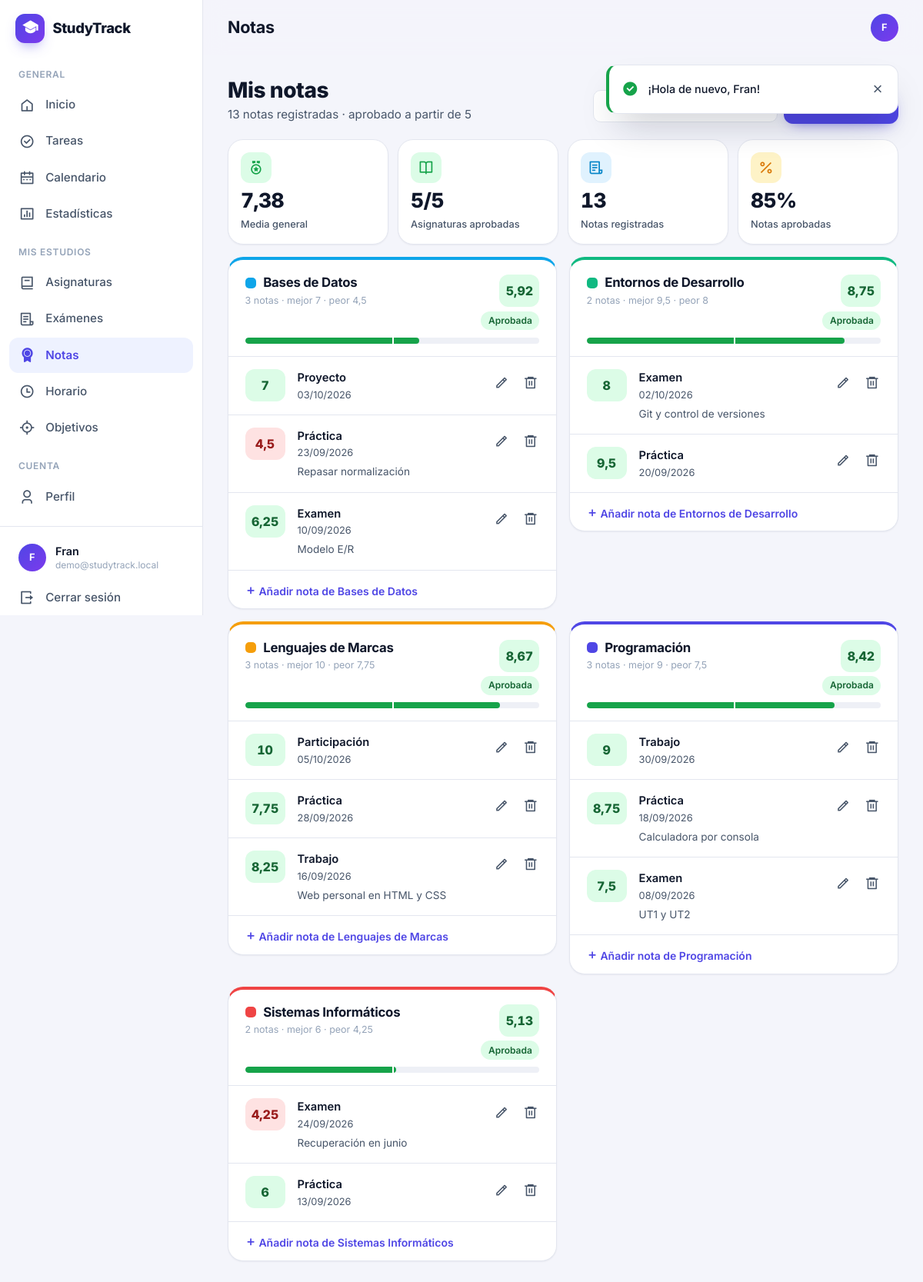
Screenshot of /grades.php (signed in) with the database file from the repository.
### tables this page shows
CREATE TABLE usuarios (
  id              INT UNSIGNED     NOT NULL AUTO_INCREMENT,
  nombre          VARCHAR(100)     NOT NULL,
  email           VARCHAR(150)     NOT NULL,
  password_hash   VARCHAR(255)     NOT NULL COMMENT 'Generado con password_hash()',
  curso           VARCHAR(100)     NULL     COMMENT 'Ej.: 1º DAW',
  centro          VARCHAR(150)     NULL     COMMENT 'Centro educativo',
  tema            ENUM('sistema','claro','oscuro') NOT NULL DEFAULT 'sistema',
  fecha_registro  DATETIME         NOT NULL DEFAULT CURRENT_TIMESTAMP,
  ultimo_acceso   DATETIME         NULL,
  PRIMARY KEY (id),
  UNIQUE KEY uk_usuarios_email (email)
);

CREATE TABLE asignaturas (
  id              INT UNSIGNED     NOT NULL AUTO_INCREMENT,
  usuario_id      INT UNSIGNED     NOT NULL,
  nombre          VARCHAR(100)     NOT NULL,
  descripcion     TEXT             NULL,
  profesor        VARCHAR(100)     NULL,
  curso           VARCHAR(50)      NULL,
  color           CHAR(7)          NOT NULL DEFAULT '#4F46E5' COMMENT 'Hexadecimal #RRGGBB',
  fecha_creacion  DATETIME         NOT NULL DEFAULT CURRENT_TIMESTAMP,
  PRIMARY KEY (id),
   
  UNIQUE KEY uk_asignaturas_usuario_nombre (usuario_id, nombre),
   
  UNIQUE KEY uk_asignaturas_id_usuario (id, usuario_id),
  CONSTRAINT fk_asignaturas_usuario
    FOREIGN KEY (usuario_id) REFERENCES usuarios (id)
    ON DELETE CASCADE
);

CREATE TABLE notas (
  id              INT UNSIGNED     NOT NULL AUTO_INCREMENT,
  usuario_id      INT UNSIGNED     NOT NULL,
  asignatura_id   INT UNSIGNED     NOT NULL,
  tipo            ENUM('examen','trabajo','practica','proyecto','participacion','otro') NOT NULL DEFAULT 'examen',
  nota            DECIMAL(4,2)     NOT NULL,
  fecha           DATE             NOT NULL,
  comentarios     TEXT             NULL,
  fecha_creacion  DATETIME         NOT NULL DEFAULT CURRENT_TIMESTAMP,
  PRIMARY KEY (id),
  KEY idx_notas_usuario_fecha (usuario_id, fecha),
  KEY idx_notas_asignatura_usuario (asignatura_id, usuario_id),
  CONSTRAINT chk_notas_rango CHECK (nota >= 0 AND nota <= 10),
  CONSTRAINT fk_notas_usuario
    FOREIGN KEY (usuario_id) REFERENCES usuarios (id)
    ON DELETE CASCADE,
  CONSTRAINT fk_notas_asignatura
    FOREIGN KEY (asignatura_id, usuario_id) REFERENCES asignaturas (id, usuario_id)
    ON DELETE CASCADE
);

### views/grades/index.php (the view, shortened to what the rows shown need)
<?php
$return       = $subjectId > 0 ? (string) $subjectId : '';
$editUrl      = static fn (array $grade): string => 'grades.php?action=edit&id=' . (int) $grade['id']
                                                  . ($subjectId > 0 ? '&asignatura=' . $subjectId : '');
?>
<header class="page-header">
  <div>
    <h2 class="page-header__title">Mis notas</h2>
  </div>
</header>
<?php if (!$averages): ?>
  <section class="card">
    <?php partial('empty', [
        'icon'        => 'ri-book-2-line',
        'title'       => 'Primero crea una asignatura',
        'text'        => 'Cada nota pertenece a una asignatura. Crea tus asignaturas y vuelve aquí.',
        'actionHref'  => 'subjects.php?action=new',
        'actionLabel' => 'Crear asignatura',
    ]); ?>
  </section>
<?php else: ?>
  <?php if ($groups): ?>
    <div class="grade-groups">
      <?php foreach ($groups as $group): ?>
        <?php
          $id     = (int) $group['id'];
          $isPass = grade_passed($group['media']);
        ?>
        <section class="card card--flush grade-group" style="--subject: <?= e(safe_color($group['color'])) ?>"
                 aria-labelledby="group-<?= $id ?>">
          <header class="grade-group__header">
            <div class="grade-group__heading">
              <h3 class="grade-group__name subject-title" id="group-<?= $id ?>">
                <span class="subject-title__mark" aria-hidden="true"></span>
                <a href="subjects.php?action=show&amp;id=<?= $id ?>"><?= e($group['nombre']) ?></a>
              </h3>
              <p class="grade-group__meta">
                <?= e(plural((int) $group['num_notas'], 'nota', 'notas')) ?> ·
                mejor <?= e(format_grade($group['mejor'])) ?> · peor <?= e(format_grade($group['peor'])) ?>
              </p>
            </div>
            <div class="grade-group__average">
              <span class="grade-pill grade-pill--<?= $isPass ? 'pass' : 'fail' ?>"><?= e(format_grade($group['media'])) ?></span>
              <span class="badge badge--<?= $isPass ? 'success' : 'danger' ?>"><?= $isPass ? 'Aprobada' : 'Suspensa' ?></span>
            </div>
          </header>
          <div class="grade-group__bar">
            <div class="progress progress--sm progress--mark" style="--mark: <?= PASS_MARK * 10 ?>%"
                 role="progressbar" aria-label="Media de <?= e($group['nombre']) ?>"
                 aria-valuemin="0" aria-valuemax="10" aria-valuenow="<?= round((float) $group['media'], 2) ?>">
              <div class="progress__bar progress__bar--<?= $isPass ? 'success' : 'danger' ?>"
                   style="--value: <?= round(min((float) $group['media'], 10) * 10, 1) ?>%"></div>
            </div>
          </div>
          <ul class="grade-list">
            <?php foreach ($group['notas'] as $grade): ?>
              <?php
                $gradePass = grade_passed($grade['nota']);
                $type      = GRADE_TYPES[$grade['tipo']] ?? $grade['tipo'];
              ?>
              <li class="grade-row">
                <span class="grade-pill grade-pill--<?= $gradePass ? 'pass' : 'fail' ?>">
                  <?= e(format_grade($grade['nota'])) ?>
                </span>
                <div class="grade-row__body">
                  <span class="grade-row__type"><?= e($type) ?></span>
                  <span class="grade-mini__meta"><?= e(format_date($grade['fecha'])) ?></span>
                  <?php if ($grade['comentarios']): ?>
                    <p class="grade-row__comment"><?= e(truncate($grade['comentarios'], 140)) ?></p>
                  <?php endif; ?>
                </div>
                <div class="grade-row__actions">
                  <a href="<?= e($editUrl($grade)) ?>" class="icon-btn icon-btn--sm"
                     aria-label="Editar la nota de <?= e(str_lower($type)) ?> del <?= e(format_date($grade['fecha'])) ?>" title="Editar">
                    <i class="ri-pencil-line" aria-hidden="true"></i>
                  </a>
                  <?php partial('delete', [
                      'action'   => 'grades.php',
                      'id'       => (int) $grade['id'],
                      'label'    => 'Eliminar la nota de ' . str_lower($type) . ' del ' . format_date($grade['fecha']),
                      'question' => '¿Eliminar el ' . format_grade($grade['nota']) . ' de ' . $group['nombre'] . '?',
                      'text'     => 'La media de la asignatura se recalculará. Esta acción no se puede deshacer.',
                      'return'   => $return,
                  ]); ?>
                </div>
              </li>
            <?php endforeach; ?>
          </ul>
          <footer class="grade-group__footer">
            <a href="grades.php?action=new&amp;asignatura=<?= $id ?>" class="card__link">
              <i class="ri-add-line" aria-hidden="true"></i> Añadir nota de <?= e($group['nombre']) ?>
            </a>
          </footer>
        </section>
      <?php endforeach; ?>
    </div>
  <?php endif; ?>
<?php endif; ?>

### includes/header.php (shortened to what the rows shown need)
<?php
$pageTitle = $pageTitle ?? APP_NAME;
$theme = $currentUser['tema'] ?? 'sistema';
?>
<!DOCTYPE html>
<html lang="es" data-theme="<?= e($theme) ?>">
<head>
  <link rel="stylesheet" href="<?= asset('assets/fonts/inter.css') ?>">
  <link rel="stylesheet" href="<?= asset('assets/vendor/remixicon/remixicon.css') ?>">
  <link rel="stylesheet" href="<?= asset('css/style.css') ?>">
  <link rel="stylesheet" href="<?= asset('css/responsive.css') ?>">
</head>
<body class="layout-<?= e($layout) ?>">
<?php if ($layout === 'app'): ?>
<div class="app">
  <?php require __DIR__ . '/navbar.php'; ?>
  <div class="app__main">
    <header class="topbar">
      <h1 class="topbar__title"><?= e($pageTitle) ?></h1>
      <div class="topbar__actions">
        <a href="profile.php" class="avatar avatar--sm" title="Mi perfil" aria-label="Mi perfil">
          <?= e(initials($currentUser['nombre'] ?? '')) ?>
        </a>
      </div>
    </header>
    <main class="content" id="main">
<?php endif; ?>

### includes/navbar.php (shortened to what the rows shown need)
<?php
$navSections = [
    'General' => [
        'dashboard'  => ['Inicio', 'ri-home-5'],
        'tasks'      => ['Tareas', 'ri-checkbox-circle'],
        'calendar'   => ['Calendario', 'ri-calendar-2'],
        'statistics' => ['Estadísticas', 'ri-bar-chart-box'],
    ],
    'Mis estudios' => [
        'subjects' => ['Asignaturas', 'ri-book-2'],
        'exams'    => ['Exámenes', 'ri-file-list-3'],
        'grades'   => ['Notas', 'ri-award'],
        'schedule' => ['Horario', 'ri-time'],
        'goals'    => ['Objetivos', 'ri-focus-3'],
    ],
    'Cuenta' => [
        'profile' => ['Perfil', 'ri-user-3'],
    ],
];
$bottomNav = ['dashboard', 'tasks', 'calendar', 'statistics'];
$activePage = current_page();
$navItems   = array_merge(...array_values($navSections));
?>
<aside class="sidebar" id="sidebar" aria-label="Menú principal">
  <div class="sidebar__header">
    <a href="dashboard.php" class="brand">
      <span class="brand__mark"><i class="ri-graduation-cap-fill" aria-hidden="true"></i></span>
      <span><?= e(APP_NAME) ?></span>
    </a>
  </div>
  <nav class="sidebar__nav">
    <?php foreach ($navSections as $sectionName => $items): ?>
      <p class="sidebar__section"><?= e($sectionName) ?></p>
      <?php foreach ($items as $page => [$label, $icon]): ?>
        <?php $isActive = $page === $activePage; ?>
        <a href="<?= e($page) ?>.php"
           class="sidebar__link<?= $isActive ? ' is-active' : '' ?>"
           <?= $isActive ? 'aria-current="page"' : '' ?>>
          <i class="<?= e($icon . ($isActive ? '-fill' : '-line')) ?>" aria-hidden="true"></i>
          <span><?= e($label) ?></span>
        </a>
      <?php endforeach; ?>
    <?php endforeach; ?>
  </nav>
  <div class="sidebar__footer">
    <a href="profile.php" class="sidebar__user">
      <span class="avatar avatar--sm"><?= e(initials($currentUser['nombre'] ?? '')) ?></span>
      <span class="sidebar__user-info">
        <span class="sidebar__user-name"><?= e($currentUser['nombre'] ?? '') ?></span>
        <span class="sidebar__user-email"><?= e($currentUser['email'] ?? '') ?></span>
      </span>
    </a>
    <form method="post" action="logout.php">
      <button type="submit" class="sidebar__link sidebar__logout">
        <i class="ri-logout-box-r-line" aria-hidden="true"></i>
        <span>Cerrar sesión</span>
      </button>
    </form>
  </div>
</aside>
  <?php foreach ($bottomNav as $page): ?>
    <?php [$label, $icon] = $navItems[$page]; ?>
  <?php endforeach; ?>

### views/partials/delete.php (shortened to what the rows shown need)
<?php
$text = $text ?? 'Esta acción no se puede deshacer.';
?>
<form method="post" action="<?= e($action) ?>" class="inline-form"
      data-confirm="<?= e($question) ?>" data-confirm-text="<?= e($text) ?>">
  <?php if (!empty($full)): ?>
    <button type="submit" class="btn btn--danger-soft">
      <i class="ri-delete-bin-6-line" aria-hidden="true"></i> <?= e($label) ?>
    </button>
  <?php else: ?>
    <button type="submit" class="icon-btn icon-btn--sm icon-btn--danger" aria-label="<?= e($label) ?>" title="<?= e($label) ?>">
      <i class="ri-delete-bin-6-line" aria-hidden="true"></i>
    </button>
  <?php endif; ?>
</form>

### rows the page displays
usuarios: nombre "F", nombre "Fran", email "demo@studytrack.local"
asignaturas: nombre "Bases de Datos", num_notas "3 notas", mejor "7", peor "4,5", media "5,92", min((float) $group['media'], 10) * 10 59.2 (drawn)
notas: nota "7", tipo "Proyecto", fecha "03/10/2026"
notas: nota "4,5", tipo "Práctica", fecha "23/09/2026", comentarios "Repasar normalización"
notas: nota "6,25", tipo "Examen", fecha "10/09/2026", comentarios "Modelo E/R"
asignaturas: nombre "Entornos de Desarrollo", num_notas "2 notas", mejor "9,5", peor "8", media "8,75", min((float) $group['media'], 10) * 10 87.5 (drawn)
notas: nota "8", tipo "Examen", fecha "02/10/2026", comentarios "Git y control de versiones"
notas: nota "9,5", tipo "Práctica", fecha "20/09/2026"
asignaturas: nombre "Lenguajes de Marcas", num_notas "3 notas", mejor "10", peor "7,75", media "8,67", min((float) $group['media'], 10) * 10 86.7 (drawn)
notas: nota "10", tipo "Participación", fecha "05/10/2026"
notas: nota "7,75", tipo "Práctica", fecha "28/09/2026"
notas: nota "8,25", tipo "Trabajo", fecha "16/09/2026", comentarios "Web personal en HTML y CSS"
asignaturas: nombre "Programación", num_notas "3 notas", mejor "9", peor "7,5", media "8,42", min((float) $group['media'], 10) * 10 84.2 (drawn)
notas: nota "9", tipo "Trabajo", fecha "30/09/2026"
notas: nota "8,75", tipo "Práctica", fecha "18/09/2026", comentarios "Calculadora por consola"
notas: nota "7,5", tipo "Examen", fecha "08/09/2026", comentarios "UT1 y UT2"
asignaturas: nombre "Sistemas Informáticos", num_notas "2 notas", mejor "6", peor "4,25", media "5,13", min((float) $group['media'], 10) * 10 51.3 (drawn)
notas: nota "4,25", tipo "Examen", fecha "24/09/2026", comentarios "Recuperación en junio"
notas: nota "6", tipo "Práctica", fecha "13/09/2026"

### other values shown
$flash['message'] "¡Hola de nuevo, Fran!"
APP_NAME "StudyTrack"
$sectionName "GENERAL"
$label "Inicio"
$label "Tareas"
$label "Calendario"
$label "Estadísticas"
$sectionName "MIS ESTUDIOS"
$label "Asignaturas"
$label "Exámenes"
$label "Notas"
$label "Horario"
$label "Objetivos"
$sectionName "CUENTA"
$label "Perfil"
